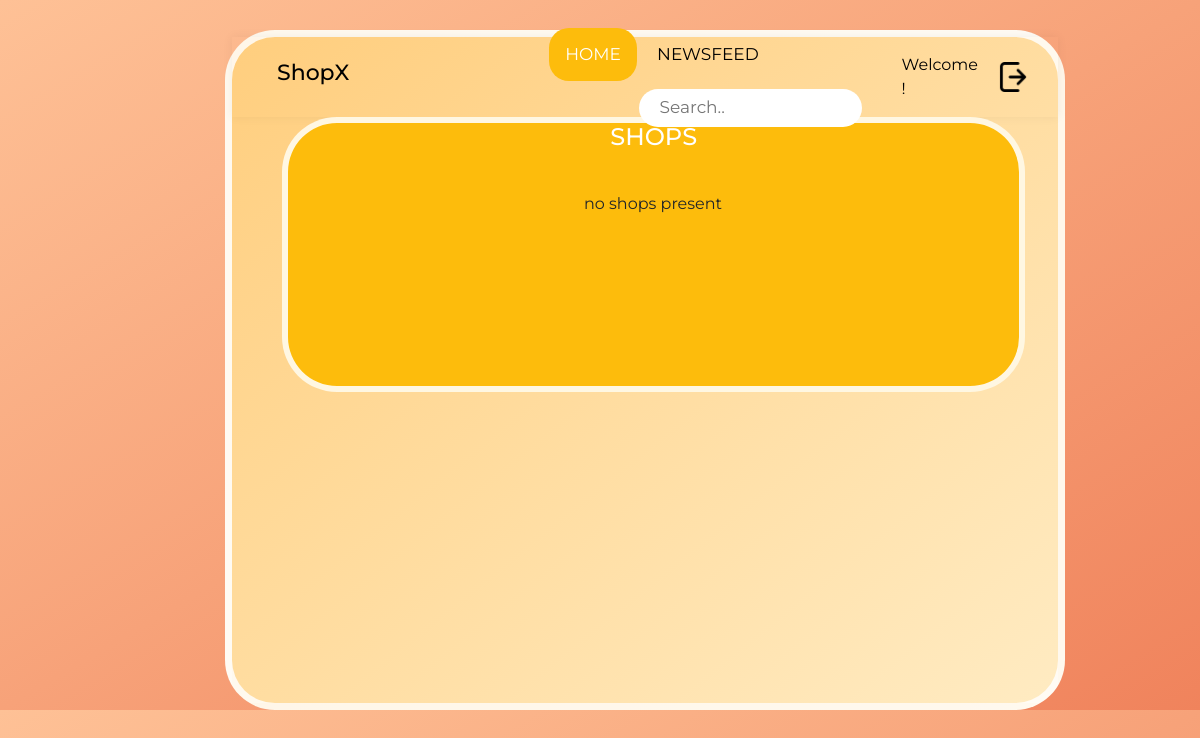
Page /customer.php on the earlier database version.
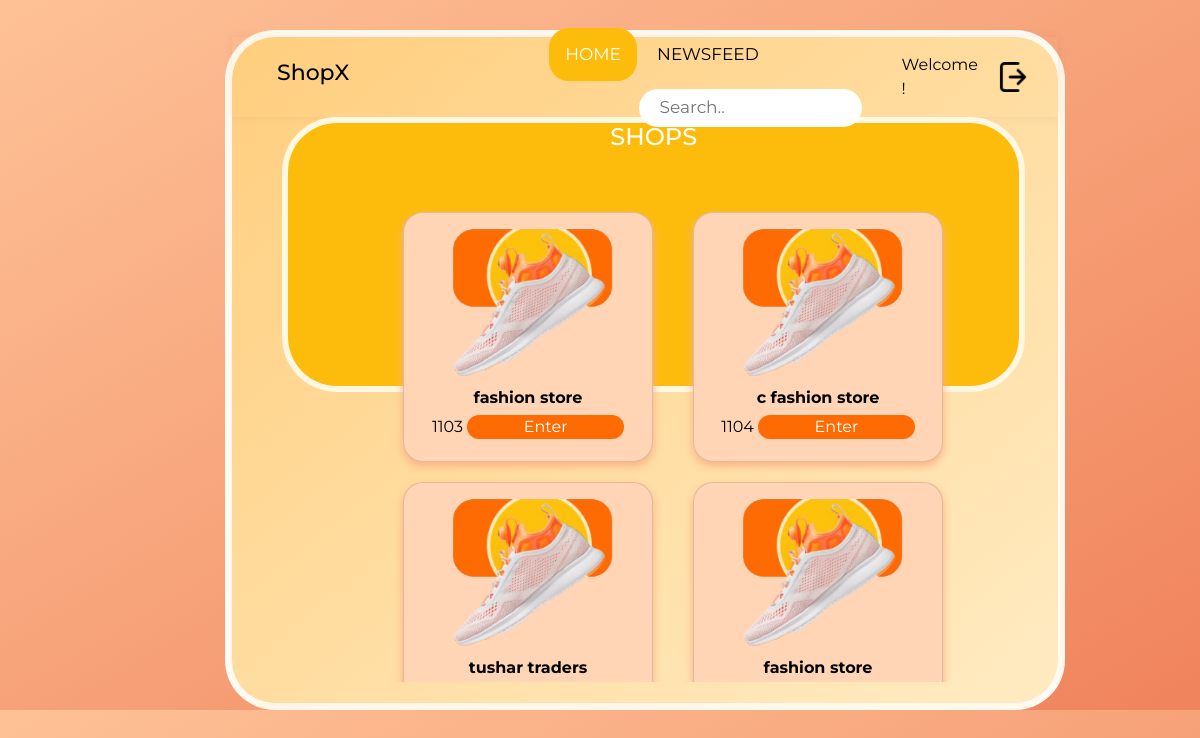
Same page on the later database version.
### tables this page shows
CREATE TABLE `shop` (
  `shop_id` int(11) NOT NULL,
  `owner_id` varchar(25) NOT NULL,
  `gst_in` varchar(11) NOT NULL,
  `shop_name` varchar(255) NOT NULL,
  `state` varchar(200) NOT NULL,
  `city` varchar(200) NOT NULL,
  `pincode` int(11) NOT NULL,
  `address` text NOT NULL
);

### customer.php (the view, shortened to what this page needs)
<?php
require('./login/db_connect.php');
?>
<!DOCTYPE html>
<html lang="en">
<head>
   <link href="https://cdn.jsdelivr.net/npm/bootstrap@5.1.3/dist/css/bootstrap.min.css" rel="stylesheet" />
   <link rel="stylesheet" href="https://cdnjs.cloudflare.com/ajax/libs/font-awesome/5.15.4/css/all.min.css" />
   <link rel="stylesheet" href="styleCustomerview.css" />
</head>
<body>
   <div class="box1">
      <div id="menu">
         <?php
         include('nav_c.php');
         echo addMenu("customer");
         ?>
      </div>
      <div class="box2">
         <h4>SHOPS</h4>
      </div>
      <div class="block">
         <?php
         $sql = "SELECT * FROM `shop` ";
         $res = mysqli_query($conn, $sql);
         $num = mysqli_num_rows($res);
         if ($num <= 0) {
            echo "no shops present";
         }
         while ($row = mysqli_fetch_assoc($res)) {
         ?>
            <div class="card">
               <img src="img/shoe1.png" alt="shoe" style="width:80%" height="80%" style="align-items: center;">
               <div class="container">
                  <h6><b><?php echo $row['shop_name'];  ?></b></h6>
                  <?php echo  $row['shop_id'] ?>
                  <a href="products.php?s_id=<?php echo $row['shop_id'] ?>"><button class="enter">Enter</button></a>
               </div>
            </div>
         <?php
         }
         ?>
      </div>
   </div>
</body>
</html>

### nav_c.php (shortened to what this page needs)
<?php
function addMenu($pageName)
{
    $menu = '
        <nav>
        <div class="nav-center">
            <div class="nav-header">
                <h1>ShopX</h1>
            </div>
            <div class="topnav">
                <a href="./customer.php" '  . ($pageName == "customer" ? "class=\"active\"" : "") . '  >Home</a>
                <a href="./newsfeed_c.php"  ' . ($pageName == "newsfeed" ? "class=\"active\"" : "") . '>Newsfeed</a>
                <div class="search-container">
                    <form action="./search.php">
                        <input type="text" placeholder="Search.." name="search" autocomplete="off">
                    </form>
                </div>
            </div>
                <div class="profile">
                    <p>Welcome ' . strtoupper ($_SESSION['username'] ). '! </p>
                    <a href="./login/logout.php"><img src = "./img/logout.png" width = "30px" height = "30px" style = "margin-left: 20px;"></a>
                </div>
        </div>
    </nav>';
    return $menu;
}
?>

### styleCustomerview.css (style rules this page uses)
body { background-image: linear-gradient(to bottom right, #fec196, #f0835c); overflow-y: hidden; }
* { margin: 0; padding: 0; text-decoration: none; list-style: none; box-sizing: border-box; font-family: "Montserrat", sans-serif; }
.box1 { background-image: linear-gradient(to top left, #ffebc2, #ffce7e); margin-top: 30px; margin-left: 225px; margin-right: 60px; border-radius: 50px; width: 70%; height: 680px; border-style: solid; border-color: rgba(255, 255, 255, 0.822); border-width: 7px; }
.box2 { background-color: #fdbc0c; color: white; margin-left: 50px; height: 275px; width: 90%; border-radius: 55px; border-style: solid; border-color: rgba(255, 255, 255, 0.883); border-width: 6px; display: flex; justify-content: center; }
.block { background: transparent; margin-top: -200px; margin-left: 70px; width: 85%; height: 490px; overflow-y: scroll; display: flex; justify-content: center; flex-wrap: wrap; flex-grow: 3; grid-template-columns: auto auto auto; }
.card { box-shadow: 0 4px 8px 0 #f9b185; transition: 0.3s; width: 250px; height: 250px; border-radius: 20px; background-color: #ffd5b5; padding: 10px 10px 10px 10px; margin-top: 20px; margin-left: 40px; text-align: center; align-items: center; }
.container { padding: 2px 16px; margin-bottom: 10px; color: black; }
.enter { width: 80%; color: white; background-color: #ff6b03; border: hidden; border-radius: 15px; }
a { color: blackstrtoupper !important; text-decoration: none; }
.nav-center { height: 80px; width: 100%; display: flex; align-items: center; box-shadow: 0px 0px 10px 0px rgba(0, 0, 0, 0.06); }
.nav-header h1 { color: black; font-size: 22px; margin-left: 45px; }
.profile { color: black; display: flex; justify-content: center; align-items: center; margin-right: 30px; }
.profile p { margin-bottom: 0; }

### nav_c.php (style rules this page uses)
.topnav { margin-left: 200px; overflow: hidden; }
.topnav a { position: relative; display: inline-block; border-radius: 20px; color: black; text-align: center; padding: 14px 16px; text-decoration: none; font-size: 17px; text-transform: uppercase; }
.topnav a.active { background-color: #fdbc0c; color: white; }
.topnav .search-container { float: right; margin-right: 40px; }
.topnav input[type=text] { padding: 6px; margin-top: 8px; margin-left: 16px; font-size: 17px; text-indent: 15px; border: none; background: white; border-radius: 30px; outline: none; }

Differences in the rows shown:
added shop: shop_name "fashion store", shop_id "1103"
added shop: shop_name "c fashion store", shop_id "1104"
added shop: shop_name "tushar traders"
added shop: shop_name "fashion store"
Other differences:
text no longer shown: "no shops present"
